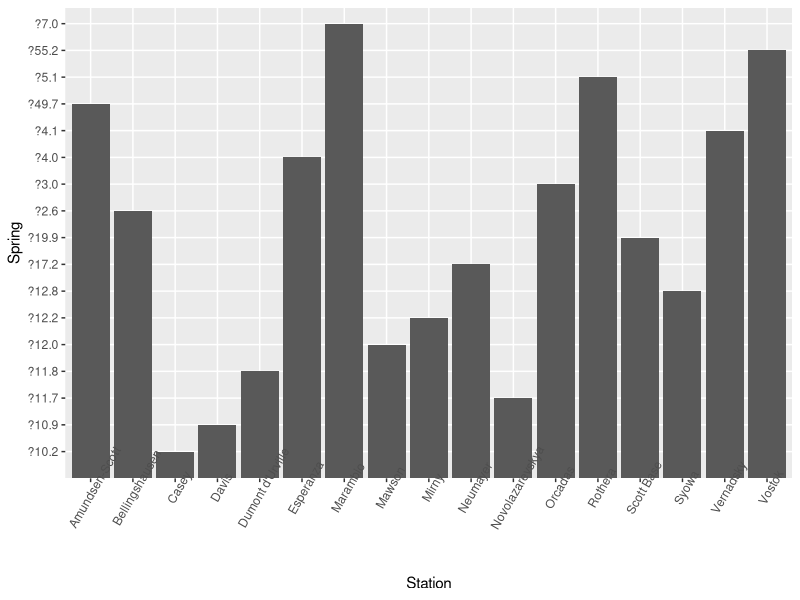

This chart was generated by the following R code:
library(tidyverse)

dat <- read.csv("Data.csv")
ggplot(dat, aes(x=Station, y=Spring)) +
  geom_col() +
  theme(axis.text.x = element_text(angle = 60))
